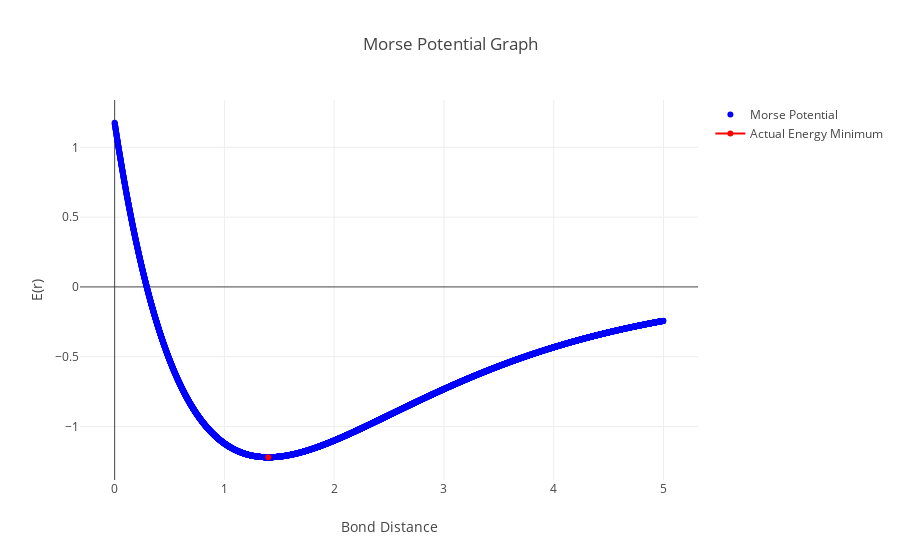

Notebook code for this chart:
### Code cell
#Declare all variables used for the computation here

#All User Input Variables Defined Here
#Nucli Masses in Atomic Units
M1 = 1
M2 = 1

#Atomic Numbers
Z1 = 1
Z2 = 1

#Enter Well Depth for the molecule as a negative value
D = 1.22

#Enter optimal bond distance, the distance at which the well depth is at its minimum
r0 = 1.4

#Enter the classical vibrational frequency of the molecule at r0
w = 0.22

#Enter the starting and ending r values
startR = 0
endR = 5

#Enter a delta R to increment r by the specified amount for graphi
dr = 0.001

#All calculated variables declared here
u = (M1*M2) / (M1+M2)
a = math.sqrt( 2 * pow(math.pi*w,2) * u / D )
r = startR

E = []
rData = []

#calculate the approximate E(r) values using the Morse Potential
while(r <= endR):
    rData.append(r)
    
    E.append( 
        #Morse Potential Equation
        (D * math.exp(-2 * a * ( r- r0 )) - (2 * D * math.exp(-a * ( r - r0 ))))
    )
    
    r += dr

#Prepare the graph data for plotly here
figure = {"data": [
        
        #create the Morse Potential Graph
        {
            "type":"scatter",
            "x":rData,
            "y":E,
            "connectgaps":False,
            "mode":"markers", 
            "name":"Morse Potential",
            "marker":{"color":"blue"}
        },
    
        #highlight the minimum energy point in red
        {
            "type":"scatter",
            "x":[r0],
            "y":[-D],
            "name":"Actual Energy Minimum",
            "marker":{"color":"red"}
        }
    ],
    "layout":
        {
           "xaxis":{"title":"Bond Distance"},
           "yaxis":{"title":"E(r)"},
            "title":{"text":"Morse Potential Graph"}
        },    
}

iplot(figure)

### Figure 1 — Plotly figure (JSON) as saved in the notebook; plotly's stock layout.template omitted (floating-point values rounded to 4 significant figures; data arrays with more than 128 entries replaced by an {"elided": "..."} marker saying what was removed)
{"data": [{"connectgaps": false, "marker": {"color": "blue"}, "mode": "markers", "name": "Morse Potential", "type": "scatter", "uid": "e51b52b9-4285-4082-ad38-058fb6bcd220", "x": {"elided": "5000 float values"}, "y": {"elided": "5000 float values"}}, {"marker": {"color": "red"}, "name": "Actual Energy Minimum", "type": "scatter", "uid": "12d108a9-64ce-4e18-97b2-eefcb034ddb7", "x": [1.4], "y": [-1.22]}], "layout": {"title": {"text": "Morse Potential Graph"}, "xaxis": {"title": {"text": "Bond Distance"}}, "yaxis": {"title": {"text": "E(r)"}}}}
